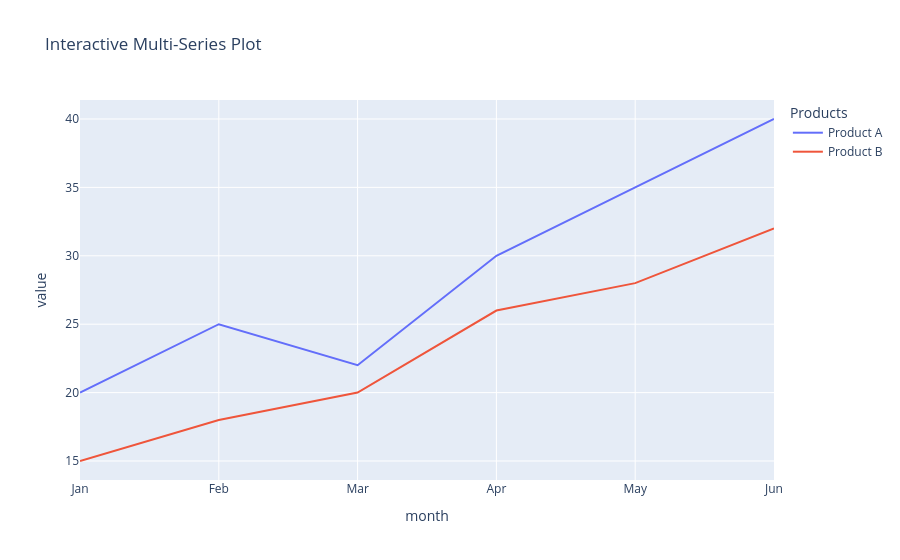

Notebook source saved alongside this figure:
### Markdown cell above
8. Create an Interactive Dashboard-Style Chart
Plotly is especially strong for interactive and dashboard-like visuals.

### Code cell
import numpy as np

months = ['Jan', 'Feb', 'Mar', 'Apr', 'May', 'Jun']
product_a = [20, 25, 22, 30, 35, 40]
product_b = [15, 18, 20, 26, 28, 32]

fig = px.line(
    pd.DataFrame({
        'month': months,
        'Product A': product_a,
        'Product B': product_b
    }),
    x='month',
    y=['Product A', 'Product B'],
    title='Interactive Multi-Series Plot'
)
fig.update_layout(legend_title_text='Products')
fig.show()
fig.write_html("plot.html")

### Figure 1 — Plotly figure (JSON) as saved in the notebook; plotly's stock layout.template omitted (floating-point values rounded to 4 significant figures)
{"data": [{"hovertemplate": "variable=Product A<br>month=%{x}<br>value=%{y}<extra></extra>", "legendgroup": "Product A", "line": {"color": "#636efa", "dash": "solid"}, "marker": {"symbol": "circle"}, "mode": "lines", "name": "Product A", "orientation": "v", "showlegend": true, "type": "scatter", "x": ["Jan", "Feb", "Mar", "Apr", "May", "Jun"], "xaxis": "x", "y": [20, 25, 22, 30, 35, 40], "yaxis": "y"}, {"hovertemplate": "variable=Product B<br>month=%{x}<br>value=%{y}<extra></extra>", "legendgroup": "Product B", "line": {"color": "#EF553B", "dash": "solid"}, "marker": {"symbol": "circle"}, "mode": "lines", "name": "Product B", "orientation": "v", "showlegend": true, "type": "scatter", "x": ["Jan", "Feb", "Mar", "Apr", "May", "Jun"], "xaxis": "x", "y": [15, 18, 20, 26, 28, 32], "yaxis": "y"}], "layout": {"legend": {"title": {"text": "Products"}, "tracegroupgap": 0}, "title": {"text": "Interactive Multi-Series Plot"}, "xaxis": {"anchor": "y", "domain": [0, 1], "title": {"text": "month"}}, "yaxis": {"anchor": "x", "domain": [0, 1], "title": {"text": "value"}}}}
